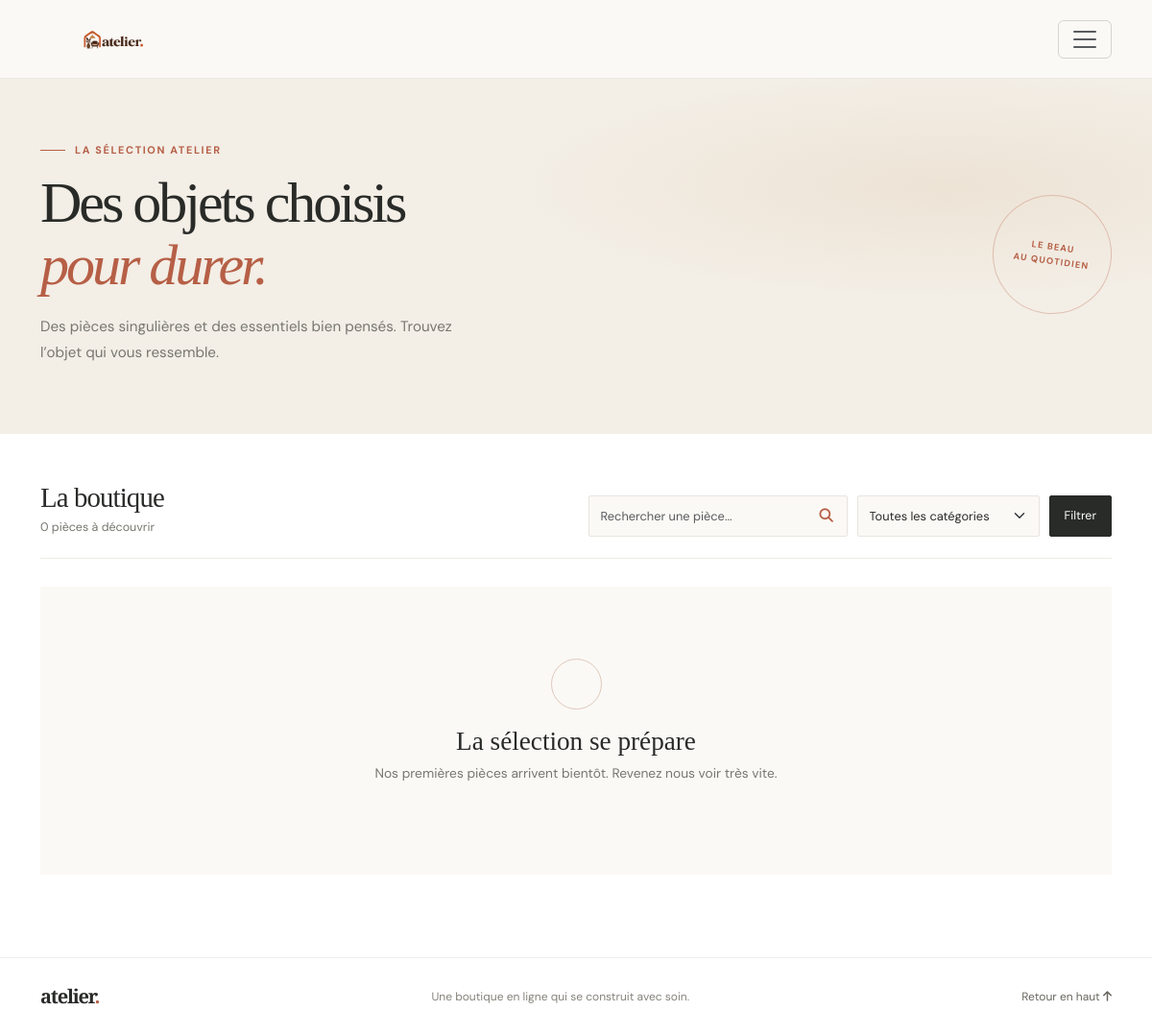
The page /shop on the database as committed earlier.
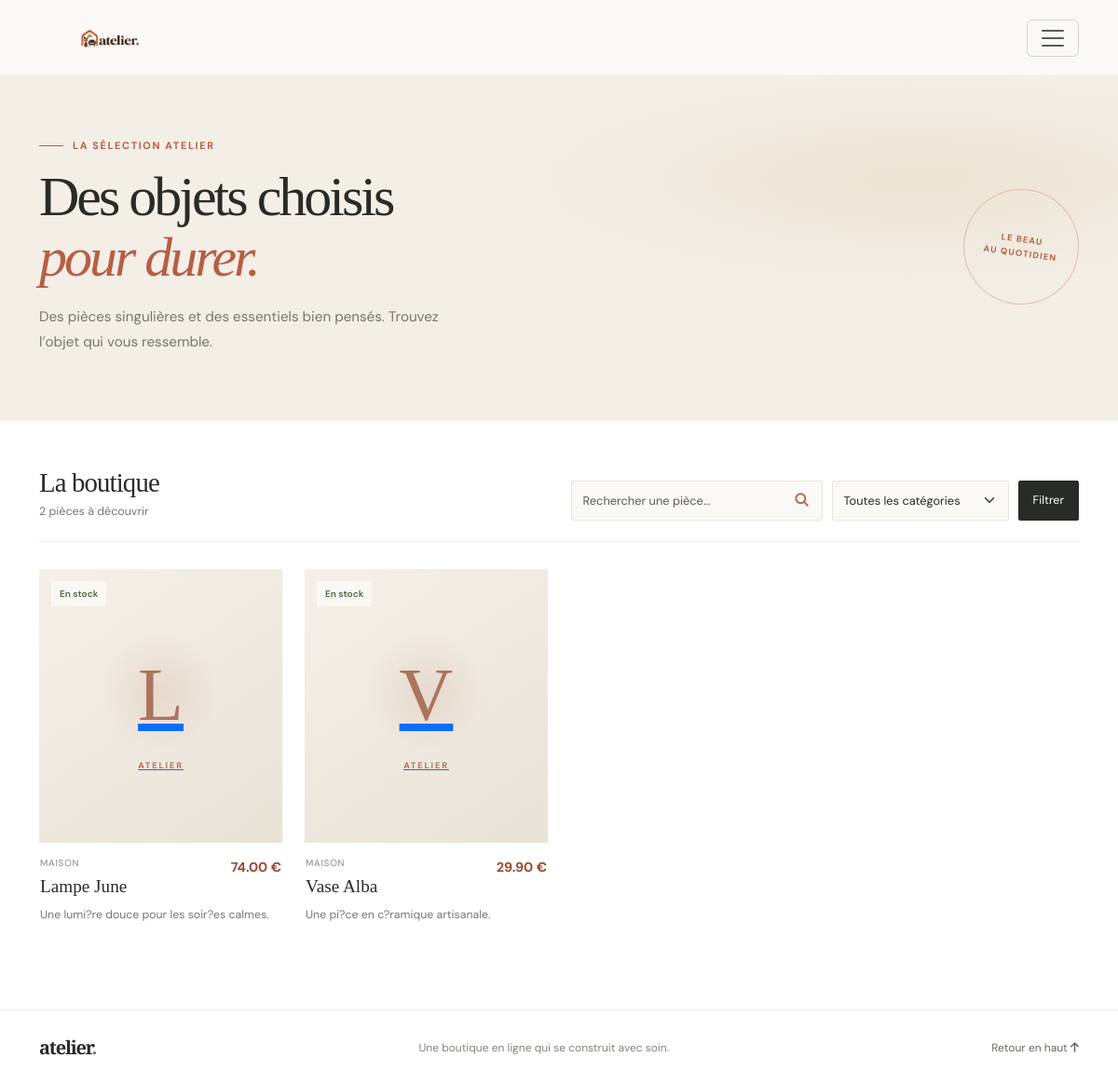
The same page on the database as committed later.
### app/models.py (models this page shows)
class Product(db.Model):
    __tablename__ = "products"
    id = db.Column(db.Integer, primary_key=True)
    name = db.Column(db.String(150), nullable=False)
    description = db.Column(db.Text)
    price = db.Column(db.Float, nullable=False)
    image = db.Column(db.String(255))
    stock = db.Column(db.Integer, default=0)
    category_id = db.Column(
        db.Integer,
        db.ForeignKey("categories.id"),
        nullable=False
    )
    category = db.relationship("Category", back_populates="products")

class Category(db.Model):
    __tablename__ = "categories"
    id = db.Column(db.Integer, primary_key=True)
    name = db.Column(db.String(100), unique=True, nullable=False)
    description = db.Column(db.Text)
    products = db.relationship("Product", back_populates="category")

### app/__init__.py (the view, shortened to what this page needs)
    @app.get("/shop")
    def shop():
        categories = db.session.scalars(
            db.select(Category).order_by(Category.name)
        ).all()
        selected_category = request.args.get("category", type=int)
        search_query = request.args.get("q", "").strip()[:80]
        product_query = db.select(Product).order_by(Product.name)
        if selected_category is not None:
            product_query = product_query.where(
                Product.category_id == selected_category
            )
        products = db.session.scalars(product_query).all()
        return render_template(
            "shop.html",
            categories=categories,
            products=products,
            search_query=search_query,
            selected_category=selected_category,
        )

### app/templates/shop.html (shortened to what this page needs)
{% extends "base.html" %}
{% block content %}
<section class="catalog-hero">
    <div class="container">
        <div class="catalog-heading">
            <div>
                <p class="eyebrow"><span class="eyebrow-line"></span> LA SÉLECTION ATELIER</p>
                <h1>Des objets choisis<br><em>pour durer.</em></h1>
                <p class="catalog-intro">
                    Des pièces singulières et des essentiels bien pensés.
                    Trouvez l’objet qui vous ressemble.
                </p>
            </div>
            <div class="catalog-aside" aria-hidden="true">
                <span>LE BEAU<br>AU QUOTIDIEN</span>
            </div>
        </div>
    </div>
</section>
<section class="catalog-section" aria-labelledby="catalog-title">
    <div class="container">
        <div class="catalog-toolbar">
            <div class="catalog-result">
                <h2 id="catalog-title">La boutique</h2>
                <p>
                    {% if products|length == 1 %}
                        1 pièce à découvrir
                    {% else %}
                        {{ products|length }} pièces à découvrir
                    {% endif %}
                </p>
            </div>
            <form class="catalog-filters" method="get" action="{{ url_for('shop') }}">
                <div class="catalog-search">
                    <input id="catalog-search" class="form-control" type="search" name="q"
                           value="{{ search_query }}" placeholder="Rechercher une pièce..."
                           maxlength="80">
                    <button class="catalog-search-button" type="submit"
                            aria-label="Rechercher">
                        <i class="fa-solid fa-magnifying-glass" aria-hidden="true"></i>
                    </button>
                </div>
                <select class="form-select catalog-category" name="category" id="category">
                    <option value="">Toutes les catégories</option>
                </select>
                <button class="catalog-filter-button" type="submit">Filtrer</button>
            </form>
        </div>
        {% if products %}
        <div class="row g-4 product-grid">
            {% for product in products %}
            <article class="col-sm-6 col-lg-4 col-xl-3">
                <div class="product-card">
                    <div class="product-image-wrap">
                        <a class="product-image-link"
                           href="{{ url_for('product_detail', product_id=product.id) }}"
                           aria-label="Voir {{ product.name }}">
                        {% if product.image %}
                        <img class="product-image" src="{{ product.image }}"
                             alt="{{ product.name }}" loading="lazy">
                        {% else %}
                        <div class="product-image-placeholder" aria-hidden="true">
                            <span>{{ product.name[:1]|upper }}</span>
                            <small>ATELIER</small>
                        </div>
                        {% endif %}
                        </a>
                        {% if product.stock > 0 %}
                        <span class="product-stock-badge">En stock</span>
                        {% else %}
                        <span class="product-stock-badge product-stock-unavailable">
                            Épuisé
                        </span>
                        {% endif %}
                    </div>
                    <div class="product-card-info">
                        <div class="product-card-heading">
                            <div>
                                {% if product.category %}
                                <p class="product-category">{{ product.category.name }}</p>
                                {% endif %}
                                <h3 class="product-name">
                                    <a href="{{ url_for('product_detail', product_id=product.id) }}">
                                        {{ product.name }}
                                    </a>
                                </h3>
                            </div>
                            <p class="product-price">{{ "%.2f"|format(product.price) }} €</p>
                        </div>
                        {% if product.description %}
                        <p class="product-description">{{ product.description }}</p>
                        {% endif %}
                    </div>
                </div>
            </article>
            {% endfor %}
        </div>
        {% else %}
        <div class="catalog-empty">
            <i class="empty-mark fa-solid fa-sparkles" aria-hidden="true"></i>
            <h3>La sélection se prépare</h3>
            <p>Nos premières pièces arrivent bientôt. Revenez nous voir très vite.</p>
        </div>
        {% endif %}
    </div>
</section>
{% endblock %}

### app/templates/base.html (shortened to what this page needs)
<!doctype html>
<html lang="fr">
<head>
    <link href="https://cdn.jsdelivr.net/npm/bootstrap@5.3.3/dist/css/bootstrap.min.css" rel="stylesheet">
    <link rel="stylesheet" href="https://cdnjs.cloudflare.com/ajax/libs/font-awesome/6.7.2/css/all.min.css">
    <link rel="stylesheet" href="{{ url_for('static', filename='css/style.css') }}">
</head>
<body id="top" class="site-shell">
    <nav class="navbar navbar-expand-xxl shop-navbar">
        <div class="container">
            <a class="navbar-brand shop-brand" href="{{ url_for('home') }}" aria-label="Atelier, accueil">
                <img src="{{ url_for('static', filename='images/Logo.png') }}" alt="Atelier" class="admin-brand-logo">
            </a>
            <button class="navbar-toggler" type="button" data-bs-toggle="collapse" data-bs-target="#shopNavigation"
                aria-controls="shopNavigation" aria-expanded="false" aria-label="Ouvrir le menu">
                <span class="navbar-toggler-icon"></span>
            </button>
        </div>
    </nav>
    <main class="site-main">
        {% block content %}{% endblock %}
    </main>
    <footer class="shop-footer site-footer">
        <div class="container d-flex flex-column flex-md-row justify-content-between
                    align-items-center gap-2">
            <a class="footer-brand" href="{{ url_for('home') }}">atelier<span>.</span></a>
            <p class="mb-0">Une boutique en ligne qui se construit avec soin.</p>
            <a href="#top" class="back-to-top">
                Retour en haut <i class="fa-solid fa-arrow-up" aria-hidden="true"></i>
            </a>
        </div>
    </footer>
</body>
</html>

Rows that differ between the two databases and show on the page:
added Product: name "L", stock "En stock", category.name "MAISON", name "Lampe June", price "74.00", description "Une lumi?re douce pour les soir?es calmes."
added Product: name "V", stock "En stock", category.name "MAISON", name "Vase Alba", price "29.90", description "Une pi?ce en c?ramique artisanale."
Other text that changed with them:
{{ products|length }}: "0" → "2"
text no longer shown: "La sélection se prépare Nos premières pièces arrivent bientôt. Revenez nous voir très vite."
